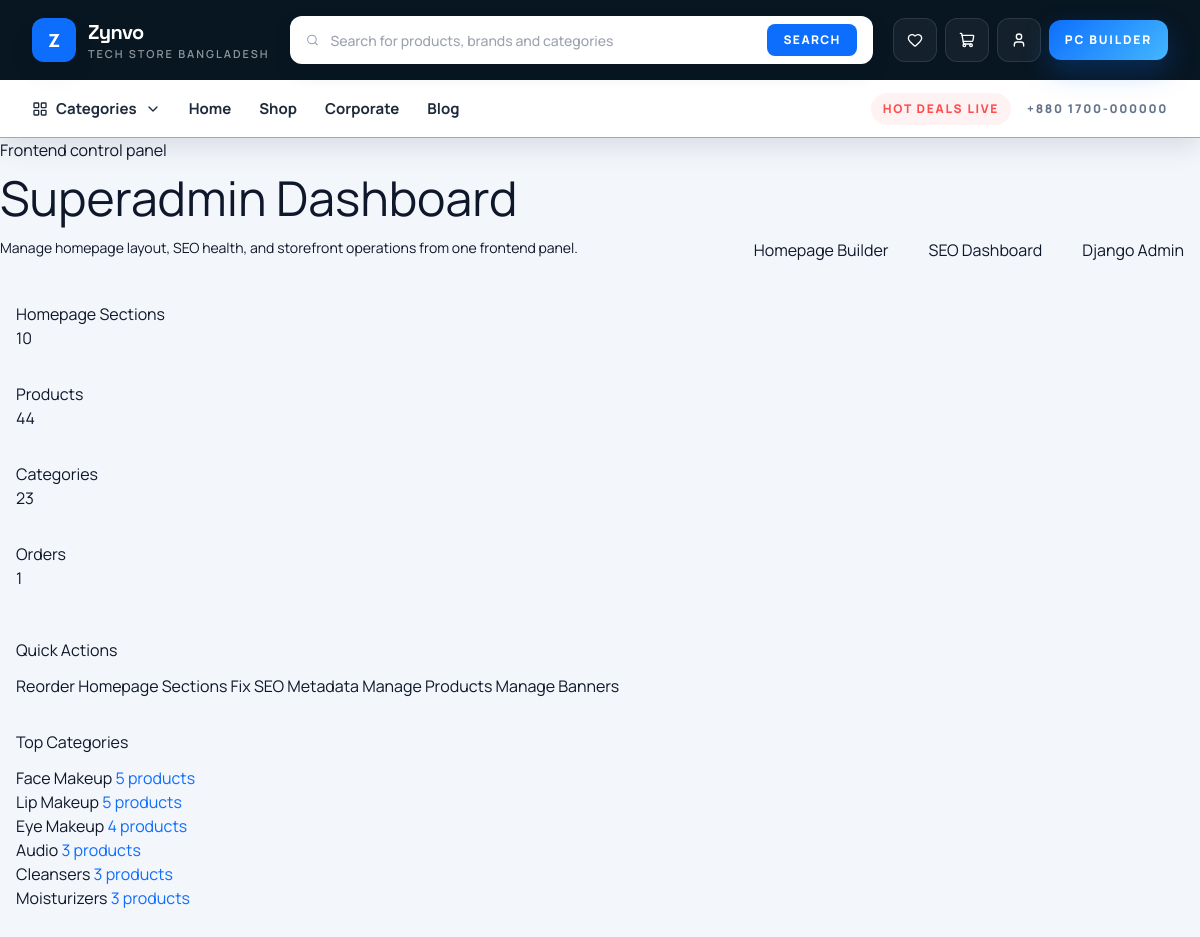
Screenshot of /superadmin/ (signed in) with the database file from the repository.
### core/models.py (models this page shows, shortened)
class SingletonModel(models.Model):
    class Meta:
        abstract = True
    @classmethod
    def load(cls):
        obj, _ = cls.objects.get_or_create(pk=1)
        return obj

class SiteSettings(SingletonModel):
    site_name = models.CharField(max_length=100, default='Zynvo')
    tagline = models.CharField(max_length=150, default='Smart living, curated beautifully.')
    support_phone = models.CharField(max_length=30, default='+880 1700-000000')
    support_email = models.EmailField(default='support@zynvo.com')
    address = models.CharField(max_length=255, default='Dhaka, Bangladesh')
    copyright_text = models.CharField(max_length=255, default='© 2026 Zynvo Ltd. All Rights Reserved')
    hero_title = models.CharField(max_length=140, default='Elevate your everyday with Zynvo')
    hero_subtitle = models.CharField(
        max_length=255,
        default='Discover hand-picked lifestyle, fashion, and gadget essentials with fast delivery.',
    )
    announcement_text = models.CharField(max_length=255, default='Free shipping on orders over ৳3000')
    corporate_cta_title = models.CharField(max_length=140, default='Become Our Corporate Partner')
    corporate_cta_url = models.CharField(max_length=255, default='/corporate/')
    facebook_url = models.URLField(blank=True)
    instagram_url = models.URLField(blank=True)
    youtube_url = models.URLField(blank=True)
    linkedin_url = models.URLField(blank=True)

### catalog/models.py (models this page shows, shortened)
class Category(models.Model):
    name = models.CharField(max_length=100)
    slug = models.SlugField(unique=True, blank=True)
    description = models.TextField(blank=True)
    image = models.ImageField(upload_to='categories/', blank=True, null=True)
    external_image_url = models.URLField(blank=True)
    parent = models.ForeignKey('self', null=True, blank=True, on_delete=models.CASCADE, related_name='children')
    is_featured = models.BooleanField(default=False)
    order = models.PositiveIntegerField(default=0)
    meta_title = models.CharField(max_length=160, blank=True)
    meta_description = models.CharField(max_length=255, blank=True)
    class Meta:
        ordering = ['order', 'name']
        verbose_name_plural = 'Categories'
    def get_absolute_url(self):
        return reverse('catalog:category_detail', args=[self.slug])

### core/views.py (the view)
# urls.py: path('superadmin/', views.superadmin_dashboard, name='superadmin_dashboard'),
@staff_member_required
def superadmin_dashboard(request):
    seo_summary = {
        'products_missing_meta': Product.objects.filter(meta_title='').count() + Product.objects.filter(meta_description='').count(),
        'categories_missing_meta': Category.objects.filter(meta_title='').count() + Category.objects.filter(meta_description='').count(),
        'pages_missing_meta': StaticPage.objects.filter(meta_title='').count() + StaticPage.objects.filter(meta_description='').count(),
    }
    context = {
        'section_count': HomeSection.objects.count(),
        'product_count': Product.objects.count(),
        'category_count': Category.objects.count(),
        'order_count': Order.objects.count(),
        'seo_summary': seo_summary,
        'top_categories': Category.objects.annotate(product_total=Count('products')).order_by('-product_total', 'name')[:6],
    }
    return render(request, 'core/superadmin/dashboard.html', context)

### accounts/context_processors.py (called while the page is built)
def account_context(request):
    if not request.user.is_authenticated:
        return {
            'wishlist_count': 0,
            'wishlist_product_ids': set(),
        }
    wishlist_items = WishlistItem.objects.filter(user=request.user).values_list('product_id', flat=True)
    wishlist_product_ids = set(wishlist_items)
    return {
        'wishlist_count': len(wishlist_product_ids),
        'wishlist_product_ids': wishlist_product_ids,
    }

### orders/cart_utils.py (called while the page is built, shortened)
def _user_cart(request):
    if not getattr(request, 'user', None) or not request.user.is_authenticated:
        return None
    cart, _ = Cart.objects.get_or_create(user=request.user)
    session_cart = request.session.get('cart') or {}
    return cart

def get_cart_items(request):
    from catalog.models import Product, ProductVariant
    user_cart = _user_cart(request)
    if user_cart:
        items = []
        subtotal = Decimal('0.00')
        stale_ids = []
        cart_items = user_cart.items.select_related('product', 'variant', 'product__category')
        if stale_ids:
            CartItem.objects.filter(id__in=stale_ids).delete()
        return items, subtotal

def get_cart_coupon(request):
    code = request.session.get('cart_coupon_code')
    if not code:
        return None

def get_cart_reward_points(request):
    try:
        points = int(request.session.get('cart_reward_points') or 0)
    except (TypeError, ValueError):
        request.session.pop('cart_reward_points', None)
        request.session.modified = True
        return 0
    return max(points, 0)

def calculate_discount(subtotal, coupon=None):
    subtotal = Decimal(subtotal or 0)
    if not coupon:
        return Decimal('0.00')

### orders/context_processors.py (called while the page is built)
def cart_context(request):
    items, subtotal = get_cart_items(request)
    coupon = get_cart_coupon(request)
    reward_points = get_cart_reward_points(request)
    totals = build_cart_totals(subtotal, coupon=coupon, reward_points=reward_points)
    return {
        'cart_items': items,
        'cart_subtotal': subtotal,
        'cart_count': sum(item['quantity'] for item in items),
        'cart_coupon': coupon,
        'cart_reward_points': reward_points,
        'cart_totals': totals,
    }

### templates/core/superadmin/dashboard.html (shortened to what this page needs)
{% extends 'base.html' %}
{% block content %}
<section class="aura-page">
  <div class="mb-6 flex flex-col gap-4 lg:flex-row lg:items-end lg:justify-between">
    <div>
      <p class="premium-kicker">Frontend control panel</p>
      <h1 class="premium-title mt-3 text-4xl text-ink md:text-5xl">Superadmin Dashboard</h1>
      <p class="mt-3 text-sm leading-7 text-stone">Manage homepage layout, SEO health, and storefront operations from one frontend panel.</p>
    </div>
    <div class="flex flex-wrap gap-2">
      <a href="{% url 'core:homepage_builder' %}" class="btn btn-primary px-4">Homepage Builder</a>
      <a href="{% url 'core:seo_dashboard' %}" class="btn btn-outline-primary px-4">SEO Dashboard</a>
      <a href="/admin/" class="btn btn-outline-dark px-4">Django Admin</a>
    </div>
  </div>
  <div class="row g-4 mb-4">
    <div class="col-lg-3 col-md-6"><div class="aura-card p-4"><div class="premium-kicker">Homepage Sections</div><div class="display-6 fw-bold">{{ section_count }}</div></div></div>
    <div class="col-lg-3 col-md-6"><div class="aura-card p-4"><div class="premium-kicker">Products</div><div class="display-6 fw-bold">{{ product_count }}</div></div></div>
    <div class="col-lg-3 col-md-6"><div class="aura-card p-4"><div class="premium-kicker">Categories</div><div class="display-6 fw-bold">{{ category_count }}</div></div></div>
    <div class="col-lg-3 col-md-6"><div class="aura-card p-4"><div class="premium-kicker">Orders</div><div class="display-6 fw-bold">{{ order_count }}</div></div></div>
  </div>
  <div class="row g-4">
    <div class="col-lg-7">
      <div class="aura-card p-4 h-100">
        <h3 class="fw-bold mb-3">Quick Actions</h3>
        <div class="d-flex flex-wrap gap-3">
          <a href="{% url 'core:homepage_builder' %}" class="btn btn-primary">Reorder Homepage Sections</a>
          <a href="{% url 'core:seo_dashboard' %}" class="btn btn-outline-primary">Fix SEO Metadata</a>
          <a href="/admin/catalog/product/" class="btn btn-outline-dark">Manage Products</a>
          <a href="/admin/core/promobanner/" class="btn btn-outline-dark">Manage Banners</a>
        </div>
      </div>
    </div>
    <div class="col-lg-5">
      <div class="aura-card p-4 h-100">
        <h3 class="fw-bold mb-3">Top Categories</h3>
        <div class="list-group list-group-flush">
          {% for category in top_categories %}
          <div class="list-group-item px-0 d-flex justify-content-between align-items-center bg-transparent">
            <span>{{ category.name }}</span>
            <span class="badge bg-primary-subtle text-primary">{{ category.product_total }} products</span>
          </div>
          {% empty %}
          <p class="text-muted mb-0">No categories yet.</p>
          {% endfor %}
        </div>
      </div>
    </div>
  </div>
</section>
{% endblock %}

### templates/includes/header.html (shortened to what this page needs)
<header class="sticky top-0 z-50 border-b border-slate-200/70 bg-[#081621] shadow-[0_10px_24px_rgba(8,22,33,.10)]">
  <div class="mx-auto max-w-7xl px-4 lg:px-8">
    <div class="flex items-center gap-3 py-3 lg:gap-5 lg:py-4">
      <a href="{% url 'core:home' %}" class="flex shrink-0 items-center gap-3">
        <span class="grid h-11 w-11 place-items-center rounded-xl2 bg-primary text-lg font-extrabold text-white shadow-card">Z</span>
        <div class="hidden sm:block">
          <p class="font-display text-xl font-bold tracking-[-0.03em] text-white">{{ site_settings.site_name }}</p>
          <p class="text-[11px] font-semibold uppercase tracking-[0.18em] text-white/55">Tech store Bangladesh</p>
        </div>
      </a>
      <div class="relative hidden flex-1 md:block">
        <form action="{% url 'catalog:shop' %}" method="get" class="flex h-12 items-center rounded-xl2 bg-white px-4 shadow-[0_8px_18px_rgba(15,23,42,.14)]">
          <i data-lucide="search" class="h-4 w-4 text-slate-400"></i>
          <input id="instantSearchInput" type="search" name="q" placeholder="Search for products, brands and categories" class="h-full w-full bg-transparent px-3 text-sm font-medium text-slate-900 outline-none">
          <button type="submit" class="rounded-lg bg-primary px-4 py-2 text-xs font-extrabold uppercase tracking-[0.12em] text-white transition duration-300 hover:bg-blue-700">Search</button>
        </form>
      </div>
      <div class="flex shrink-0 items-center gap-2">
        <a href="{% if request.user.is_authenticated %}{% url 'accounts:wishlist' %}{% else %}{% url 'accounts:login' %}{% endif %}" class="js-wishlist-link relative inline-flex h-11 w-11 items-center justify-center rounded-xl2 border border-white/10 bg-white/5 text-white transition duration-300 hover:border-white/30 hover:bg-white/10">
          <i data-lucide="heart" class="h-4 w-4"></i>
        </a>
        <a href="{% url 'orders:cart' %}" class="relative inline-flex h-11 w-11 items-center justify-center rounded-xl2 border border-white/10 bg-white/5 text-white transition duration-300 hover:border-white/30 hover:bg-white/10">
          <i data-lucide="shopping-cart" class="h-4 w-4"></i>
        </a>
        <div class="relative hidden md:block" id="accountMenuWrap">
          <button id="accountMenuToggle" type="button" class="inline-flex h-11 w-11 items-center justify-center rounded-xl2 border border-white/10 bg-white/5 text-white transition duration-300 hover:border-white/30 hover:bg-white/10" aria-expanded="false">
            <i data-lucide="user" class="h-4 w-4"></i>
          </button>
        </div>
        <a href="{% url 'catalog:shop' %}?sort=latest" class="hidden rounded-xl2 bg-[linear-gradient(135deg,#0d6efd,#44b7ff)] px-4 py-3 text-xs font-extrabold uppercase tracking-[0.15em] text-white shadow-[0_12px_28px_rgba(13,110,253,.26)] transition duration-300 hover:-translate-y-0.5 lg:inline-flex">
          PC Builder
        </a>
      </div>
    </div>
  </div>
  <div class="border-t border-white/10 bg-white">
    <div class="mx-auto hidden max-w-7xl items-center gap-7 px-4 py-3 text-[15px] font-bold text-slate-800 lg:flex lg:px-8">
      <div class="group relative">
        <button id="megaMenuToggle" type="button" class="flex items-center gap-2 transition duration-300 hover:text-primary" aria-expanded="false">
          <i data-lucide="layout-grid" class="h-4 w-4"></i>
          Categories
          <i data-lucide="chevron-down" class="h-4 w-4"></i>
        </button>
      </div>
      <a href="{% url 'core:home' %}" class="transition duration-300 hover:text-primary">Home</a>
      <a href="{% url 'catalog:shop' %}" class="transition duration-300 hover:text-primary">Shop</a>
      <a href="{% url 'core:corporate' %}" class="transition duration-300 hover:text-primary">Corporate</a>
      <a href="{% url 'core:blog_index' %}" class="transition duration-300 hover:text-primary">Blog</a>
      <div class="ml-auto flex items-center gap-4 text-xs font-extrabold uppercase tracking-[0.14em] text-slate-500">
        <span class="rounded-full bg-red-50 px-3 py-2 text-accent">Hot deals live</span>
        <span>{{ site_settings.support_phone }}</span>
      </div>
    </div>
  </div>
</header>

### static/css/styles.css (style rules this page uses)
:root { --radius: 12px; --transition: .3s ease; }
body { background: #f2f4f8; }
.form-control, .form-select, input[type="text"], input[type="email"], input[type="number"], input[type="search"], select, textarea { border-radius: 12px; }

### rows the page displays
SiteSettings: site_name "Zynvo", support_phone "+880 1700-000000"
Category: name "Face Makeup", product_total "5"
Category: name "Lip Makeup", product_total "5"
Category: name "Eye Makeup", product_total "4"
Category: name "Audio", product_total "3"
Category: name "Cleansers", product_total "3"
Category: name "Moisturizers", product_total "3"

### other values shown
{{ section_count }} "10"
{{ product_count }} "44"
{{ category_count }} "23"
{{ order_count }} "1"
